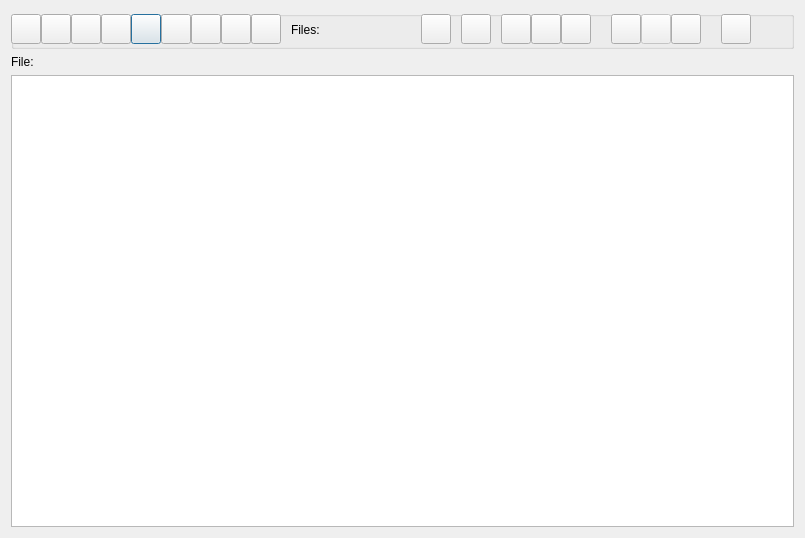
<?xml version="1.0" encoding="UTF-8"?>
<ui version="4.0">
 <class>Dialog_manage_files</class>
 <widget class="QDialog" name="Dialog_manage_files">
  <property name="geometry">
   <rect>
    <x>0</x>
    <y>0</y>
    <width>805</width>
    <height>538</height>
   </rect>
  </property>
  <property name="windowTitle">
   <string>Files</string>
  </property>
  <layout class="QGridLayout" name="gridLayout">
   <item row="1" column="0">
    <widget class="QGroupBox" name="groupBox">
     <property name="minimumSize">
      <size>
       <width>0</width>
       <height>38</height>
      </size>
     </property>
     <property name="maximumSize">
      <size>
       <width>16777215</width>
       <height>38</height>
      </size>
     </property>
     <property name="title">
      <string/>
     </property>
     <widget class="QPushButton" name="pushButton_view">
      <property name="geometry">
       <rect>
        <x>120</x>
        <y>3</y>
        <width>30</width>
        <height>30</height>
       </rect>
      </property>
      <property name="toolTip">
       <string>&lt;html&gt;&lt;head/&gt;&lt;body&gt;&lt;p&gt;View file&lt;/p&gt;&lt;/body&gt;&lt;/html&gt;</string>
      </property>
      <property name="text">
       <string/>
      </property>
     </widget>
     <widget class="QPushButton" name="pushButton_create">
      <property name="geometry">
       <rect>
        <x>30</x>
        <y>3</y>
        <width>30</width>
        <height>30</height>
       </rect>
      </property>
      <property name="toolTip">
       <string>&lt;html&gt;&lt;head/&gt;&lt;body&gt;&lt;p&gt;Create a text file&lt;/p&gt;&lt;/body&gt;&lt;/html&gt;</string>
      </property>
      <property name="text">
       <string/>
      </property>
     </widget>
     <widget class="QPushButton" name="pushButton_export">
      <property name="geometry">
       <rect>
        <x>450</x>
        <y>3</y>
        <width>30</width>
        <height>30</height>
       </rect>
      </property>
      <property name="toolTip">
       <string>Export selected file.
Text files (from any source) are exported from the text stored in the database as .txt files.
(You can open the project folder and copy/paste the orignal text file if preferred.)</string>
      </property>
      <property name="text">
       <string/>
      </property>
     </widget>
     <widget class="QPushButton" name="pushButton_delete">
      <property name="geometry">
       <rect>
        <x>660</x>
        <y>3</y>
        <width>30</width>
        <height>30</height>
       </rect>
      </property>
      <property name="toolTip">
       <string>&lt;html&gt;&lt;head/&gt;&lt;body&gt;&lt;p&gt;Select files for deletion&lt;/p&gt;&lt;/body&gt;&lt;/html&gt;</string>
      </property>
      <property name="text">
       <string/>
      </property>
     </widget>
     <widget class="QPushButton" name="pushButton_import">
      <property name="geometry">
       <rect>
        <x>0</x>
        <y>3</y>
        <width>30</width>
        <height>30</height>
       </rect>
      </property>
      <property name="toolTip">
       <string>&lt;html&gt;&lt;head/&gt;&lt;body&gt;&lt;p&gt;Import file into project folder&lt;/p&gt;&lt;/body&gt;&lt;/html&gt;</string>
      </property>
      <property name="text">
       <string/>
      </property>
     </widget>
     <widget class="QPushButton" name="pushButton_add_attribute">
      <property name="geometry">
       <rect>
        <x>210</x>
        <y>3</y>
        <width>30</width>
        <height>30</height>
       </rect>
      </property>
      <property name="toolTip">
       <string>&lt;html&gt;&lt;head/&gt;&lt;body&gt;&lt;p&gt;Add attribute&lt;/p&gt;&lt;/body&gt;&lt;/html&gt;</string>
      </property>
      <property name="text">
       <string/>
      </property>
     </widget>
     <widget class="QPushButton" name="pushButton_link">
      <property name="geometry">
       <rect>
        <x>60</x>
        <y>3</y>
        <width>30</width>
        <height>30</height>
       </rect>
      </property>
      <property name="toolTip">
       <string>&lt;html&gt;&lt;head/&gt;&lt;body&gt;&lt;p&gt;Link to a file that is outside the project folder&lt;/p&gt;&lt;/body&gt;&lt;/html&gt;</string>
      </property>
      <property name="text">
       <string/>
      </property>
     </widget>
     <widget class="QPushButton" name="pushButton_import_from_linked">
      <property name="geometry">
       <rect>
        <x>150</x>
        <y>3</y>
        <width>30</width>
        <height>30</height>
       </rect>
      </property>
      <property name="toolTip">
       <string>&lt;html&gt;&lt;head/&gt;&lt;body&gt;&lt;p&gt;Import linked file into project folder&lt;/p&gt;&lt;/body&gt;&lt;/html&gt;</string>
      </property>
      <property name="text">
       <string/>
      </property>
     </widget>
     <widget class="QPushButton" name="pushButton_export_to_linked">
      <property name="geometry">
       <rect>
        <x>180</x>
        <y>3</y>
        <width>30</width>
        <height>30</height>
       </rect>
      </property>
      <property name="toolTip">
       <string>Export file from project folder as a linked file.
Cannot export text transcription file associated with an audio or video as a linked file.</string>
      </property>
      <property name="text">
       <string/>
      </property>
     </widget>
     <widget class="QPushButton" name="pushButton_export_attributes">
      <property name="geometry">
       <rect>
        <x>410</x>
        <y>3</y>
        <width>30</width>
        <height>30</height>
       </rect>
      </property>
      <property name="toolTip">
       <string>&lt;html&gt;&lt;head/&gt;&lt;body&gt;&lt;p&gt;Export attributes to file&lt;/p&gt;&lt;/body&gt;&lt;/html&gt;</string>
      </property>
      <property name="text">
       <string/>
      </property>
     </widget>
     <widget class="QPushButton" name="pushButton_help">
      <property name="geometry">
       <rect>
        <x>710</x>
        <y>3</y>
        <width>30</width>
        <height>30</height>
       </rect>
      </property>
      <property name="toolTip">
       <string>Help</string>
      </property>
      <property name="text">
       <string/>
      </property>
     </widget>
     <widget class="QLabel" name="label_fcount">
      <property name="geometry">
       <rect>
        <x>280</x>
        <y>6</y>
        <width>121</width>
        <height>26</height>
       </rect>
      </property>
      <property name="text">
       <string>Files:</string>
      </property>
     </widget>
     <widget class="QPushButton" name="pushButton_undo">
      <property name="enabled">
       <bool>false</bool>
      </property>
      <property name="geometry">
       <rect>
        <x>630</x>
        <y>3</y>
        <width>30</width>
        <height>30</height>
       </rect>
      </property>
      <property name="toolTip">
       <string>&lt;html&gt;&lt;head/&gt;&lt;body&gt;&lt;p&gt;Undo file rename&lt;/p&gt;&lt;/body&gt;&lt;/html&gt;</string>
      </property>
      <property name="text">
       <string/>
      </property>
     </widget>
     <widget class="QPushButton" name="pushButton_bulk_rename">
      <property name="geometry">
       <rect>
        <x>600</x>
        <y>3</y>
        <width>30</width>
        <height>30</height>
       </rect>
      </property>
      <property name="toolTip">
       <string>&lt;html&gt;&lt;head/&gt;&lt;body&gt;&lt;p&gt;Bulk rename of database name file entries.&lt;/p&gt;&lt;p&gt;Only rename visible file rows. Can show only some rows by using attribute selection, or show/hide value like...&lt;/p&gt;&lt;p&gt;Renamed as: User chosen prefix and numbered suffix _nnn.&lt;/p&gt;&lt;p&gt;e.g. interview_001&lt;/p&gt;&lt;/body&gt;&lt;/html&gt;</string>
      </property>
      <property name="text">
       <string/>
      </property>
     </widget>
     <widget class="QPushButton" name="pushButton_display_save">
      <property name="geometry">
       <rect>
        <x>520</x>
        <y>3</y>
        <width>30</width>
        <height>30</height>
       </rect>
      </property>
      <property name="toolTip">
       <string>&lt;html&gt;&lt;head/&gt;&lt;body&gt;&lt;p&gt;Save table display settings. &lt;/p&gt;&lt;p&gt;(Hidden rows and columns and column sizing)&lt;/p&gt;&lt;/body&gt;&lt;/html&gt;</string>
      </property>
      <property name="text">
       <string/>
      </property>
     </widget>
     <widget class="QPushButton" name="pushButton_display_load">
      <property name="geometry">
       <rect>
        <x>490</x>
        <y>3</y>
        <width>30</width>
        <height>30</height>
       </rect>
      </property>
      <property name="toolTip">
       <string>&lt;html&gt;&lt;head/&gt;&lt;body&gt;&lt;p&gt;Load saved table display setting.&lt;/p&gt;&lt;p&gt;(Hidden rows and columns and column sizing)&lt;/p&gt;&lt;/body&gt;&lt;/html&gt;</string>
      </property>
      <property name="text">
       <string/>
      </property>
     </widget>
     <widget class="QPushButton" name="pushButton_display_delete">
      <property name="geometry">
       <rect>
        <x>550</x>
        <y>3</y>
        <width>30</width>
        <height>30</height>
       </rect>
      </property>
      <property name="toolTip">
       <string>Delete saved table display settings. </string>
      </property>
      <property name="text">
       <string/>
      </property>
     </widget>
     <widget class="QPushButton" name="pushButton_pseudonyms">
      <property name="geometry">
       <rect>
        <x>90</x>
        <y>3</y>
        <width>30</width>
        <height>30</height>
       </rect>
      </property>
      <property name="toolTip">
       <string>Pseudonymisation (data de-identification)
Before importing text files, create a list of names or phrases to be replaced.
Applies to these files: docx, epub, htm, html, md, rtf, odt, txt, survey imports of qualitative columns.
Pseudonym replacements are case sensitive. 
So separate entries would be needed for Tom and TOM.

Does not work with PDF files. Instead extract the plain text and only import the plain text of the PDF.

The pseudonyms are stored in the qda data folder as pseudonyms.json
After all text files are imported, remove this file from the project folder and store it securely.
</string>
      </property>
      <property name="text">
       <string/>
      </property>
     </widget>
     <widget class="QPushButton" name="pushButton_mark_speakers">
      <property name="geometry">
       <rect>
        <x>240</x>
        <y>3</y>
        <width>30</width>
        <height>30</height>
       </rect>
      </property>
      <property name="toolTip">
       <string>Mark speakers.
Limited to names up to 63 characters long. 
The name must be at the start of a new line.
Formatted like below for name detection.
&quot;Name:&quot;, &quot;{Name}, or &quot;[Name]&quot;</string>
      </property>
      <property name="text">
       <string/>
      </property>
     </widget>
    </widget>
   </item>
   <item row="3" column="0">
    <widget class="QTableWidget" name="tableWidget"/>
   </item>
   <item row="2" column="0">
    <widget class="QLabel" name="label_file">
     <property name="text">
      <string>File:</string>
     </property>
    </widget>
   </item>
  </layout>
 </widget>
 <tabstops>
  <tabstop>pushButton_import</tabstop>
  <tabstop>pushButton_create</tabstop>
  <tabstop>pushButton_link</tabstop>
  <tabstop>pushButton_pseudonyms</tabstop>
  <tabstop>pushButton_view</tabstop>
  <tabstop>pushButton_import_from_linked</tabstop>
  <tabstop>pushButton_export_to_linked</tabstop>
  <tabstop>pushButton_add_attribute</tabstop>
  <tabstop>pushButton_export_attributes</tabstop>
  <tabstop>pushButton_export</tabstop>
  <tabstop>pushButton_display_load</tabstop>
  <tabstop>pushButton_display_save</tabstop>
  <tabstop>pushButton_display_delete</tabstop>
  <tabstop>pushButton_bulk_rename</tabstop>
  <tabstop>pushButton_undo</tabstop>
  <tabstop>pushButton_delete</tabstop>
  <tabstop>pushButton_help</tabstop>
  <tabstop>tableWidget</tabstop>
 </tabstops>
 <resources/>
 <connections/>
</ui>
